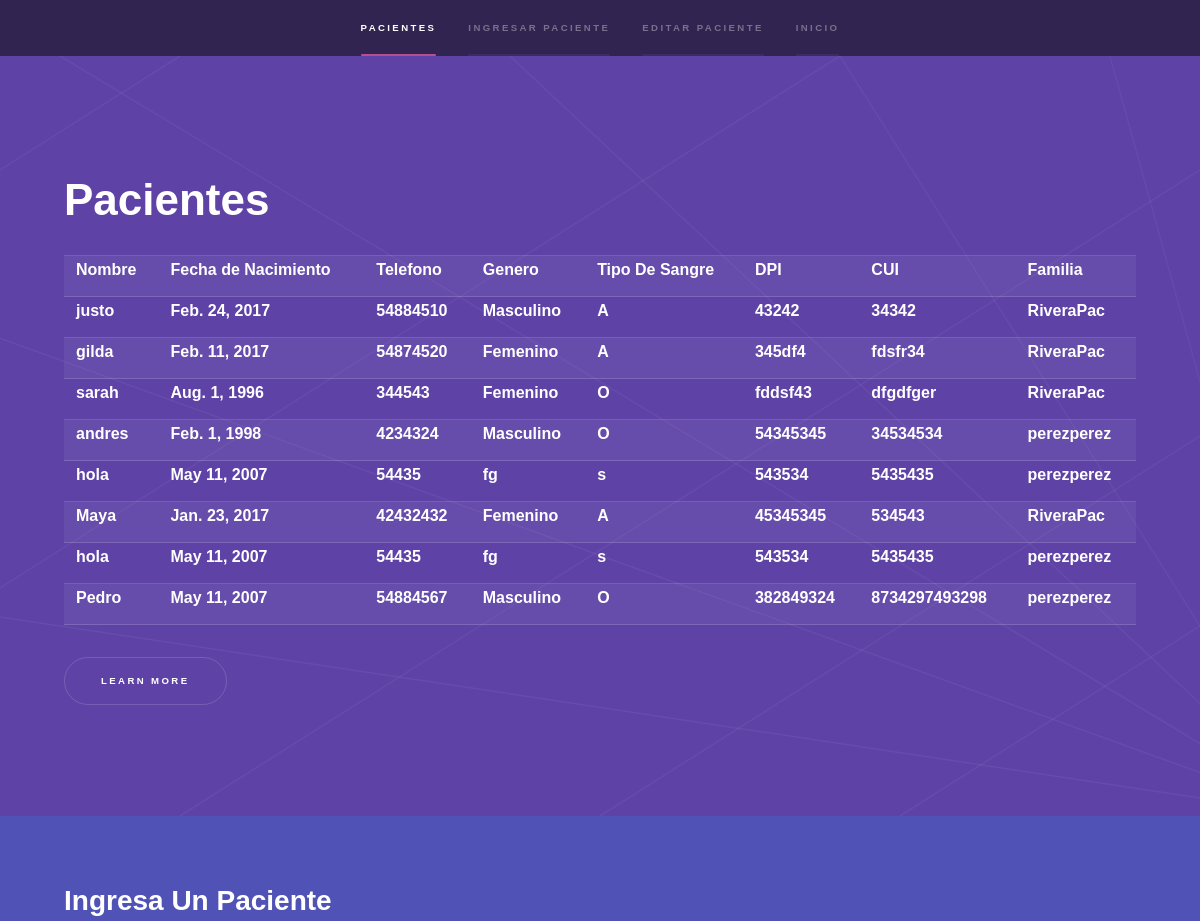
/paciente/ (signed in, upper part), run on an earlier commit of the app's database.
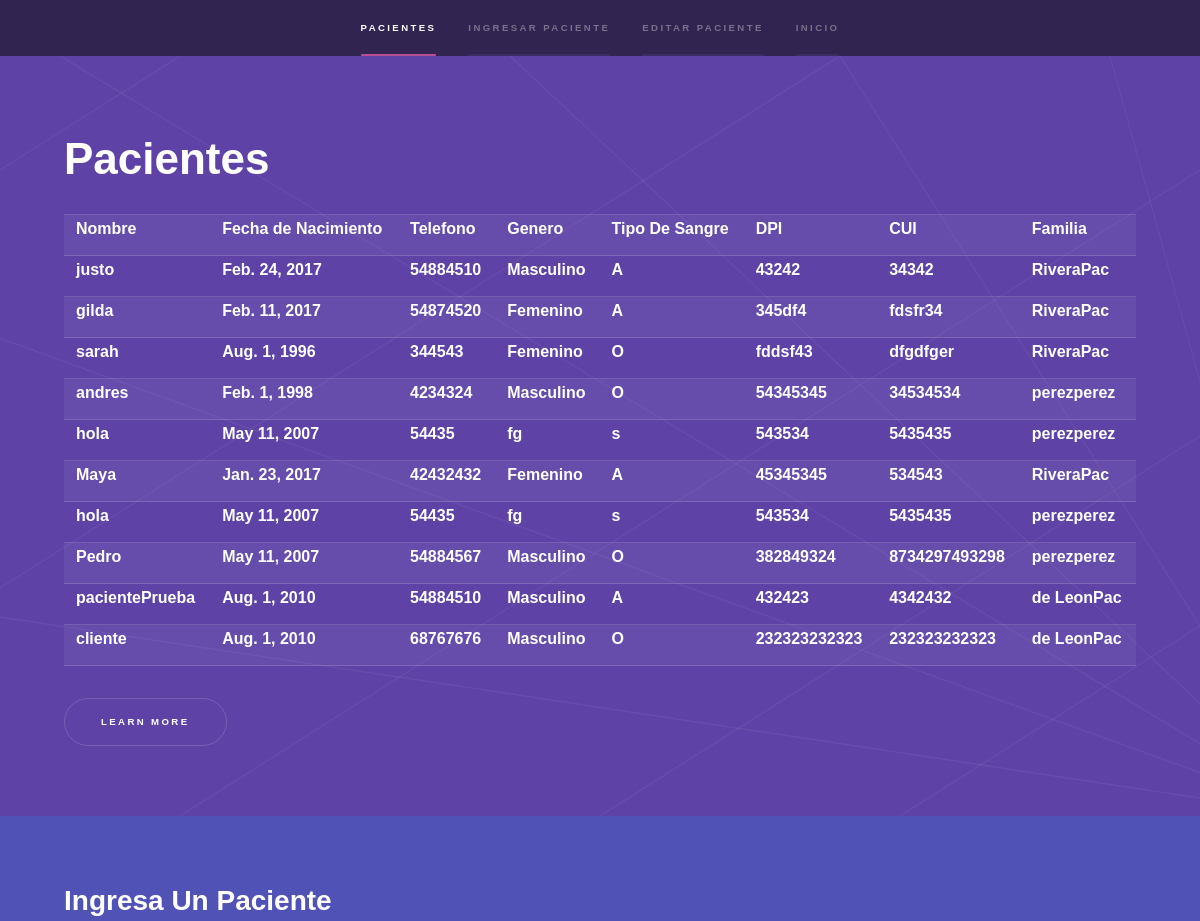
And on a later commit of the database.
### pacientes/models.py (models this page shows, shortened)
class paciente(models.Model):
    nombre = models.CharField(max_length = 45, blank = False)
    fechaNacimiento = models.DateField()
    telefono = models.CharField(max_length = 8 , blank = True)
    genero = models.CharField(max_length = 9 ,blank = False)
    tipoSangre = models.CharField(max_length = 3)
    dpi = models.CharField(max_length = 30 , blank = False)
    cui = models.CharField(max_length = 30 , blank = False)
    idFamilia = models.ForeignKey('familia')

class familia(models.Model):
    primerApellido = models.CharField(max_length = 45 , blank = False)
    segundoApellido = models.CharField(max_length = 45 , blank = False)
    def __str__(self):
        return self.primerApellido + self.segundoApellido

### pacientes/views.py (the view)
# urls.py: url(r'^paciente/$', login_required(paciente), name='pacientes'),
def paciente(request):
    form = pacienteModelsForms(request.POST or None)
    queryset = modeloPaciente.objects.all()
    if form.is_valid():
        instance = form.save(commit=False)
        instance.save()
        form = pacienteModelsForms()
    context = {
    "form":form,
    "queryset":queryset,
    }
    return render(request,"pacientes/creacionPaciente.html",context)

### templates/pacientes/creacionPaciente.html (shortened to what this page needs)
{% extends  'baseTemplate/base.html'%}
{% block navBar %}
<li><a href="#intro">Pacientes</a></li>
<li><a href="#one">Ingresar Paciente</a></li>
<li><a href="#two">Editar Paciente</a></li>
{% endblock %}
{% block apartados %}
  <section id="intro" class="wrapper style1 fullscreen fade-up">
    <div class="inner">
      <h1>Pacientes</h1>
      <table id="paciente">
        <tr>
            <th>Nombre</th>
            <th>Fecha de Nacimiento</th>
            <th>Telefono</th>
            <th>Genero</th>
            <th>Tipo De Sangre</th>
            <th>DPI</th>
            <th>CUI</th>
            <th>Familia</th>
            </tr>
            {% for dato in queryset %}
            <tr>
              <th>{{ dato.nombre }}</th>
              <th>{{dato.fechaNacimiento}}</th>
              <th>{{dato.telefono}}</th>
              <th>{{dato.genero}}</th>
              <th>{{dato.tipoSangre}}</th>
              <th>{{dato.dpi}}</th>
              <th>{{dato.cui}}</th>
              <th>{{dato.idFamilia}}</th>
            </tr>
            {% endfor %}
          </table>
      <ul class="actions">
        <li><a href="#one" class="button scrolly">Learn more</a></li>
      </ul>
    </div>
  </section>
<section id="one" class="wrapper style2 spotlights">
  <section>
    <div class="content">
      <div class="inner">
        <h2>Ingresa Un Paciente</h2>
      </div>
    </div>
  </section>
</section>
{% endblock %}

### templates/baseTemplate/base.html (shortened to what this page needs)
<!DOCTYPE HTML>
{% load staticfiles%}
<html>
	<head>
		<link rel="stylesheet" href='{% static "assets/css/main.css" %}' />
	</head>
	<body>
			<section id="sidebar">
				<div class="inner">
					<nav>
						<ul>
							{% block navBar %}
							{% endblock %}
							<li><a href="/inicio">INICIO</a></li>
						</ul>
					</nav>
				</div>
			</section>
			<div id="wrapper">
				{% block apartados %}
				{% endblock %}
			</div>
	</body>
</html>

What changed in the data, as far as the page shows it:
added paciente: nombre "pacientePrueba", fechaNacimiento "Aug. 1, 2010", telefono "54884510", genero "Masculino", tipoSangre "A", dpi "432423", cui "4342432", idFamilia "de LeonPac"
added paciente: nombre "cliente", fechaNacimiento "Aug. 1, 2010", telefono "68767676", genero "Masculino", tipoSangre "O", dpi "232323232323", cui "232323232323", idFamilia "de LeonPac"
